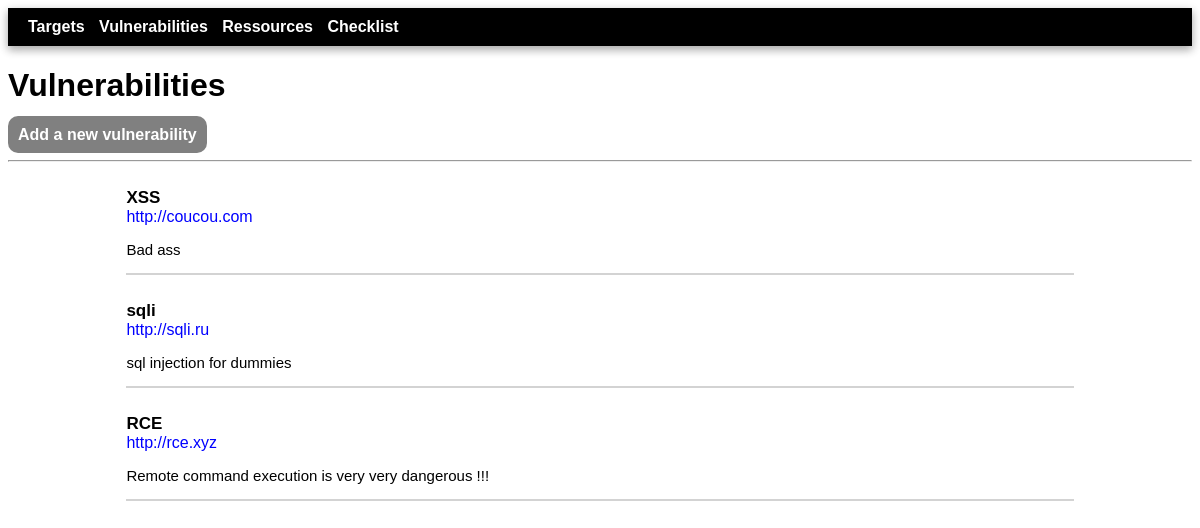
Page /vulnerabilities/ on the earlier database version.
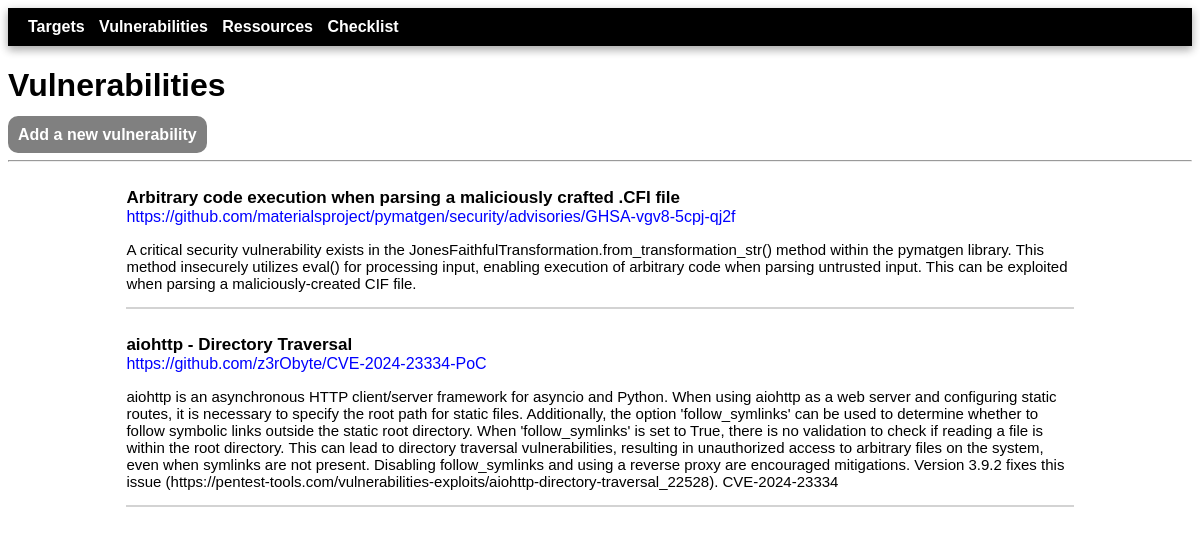
Same page on the later database version.
### tms/models.py (models this page shows, shortened)
class Vulnerability(models.Model):
    class Category(models.TextChoices):
        ENUMERATION = 'Enumeration'
        WEB_VULNERABILIY = 'Web vulnerability'
        SERVICE_VULNERABILIY = 'Service vulnerability'
        PRIVESC = 'Privesc'
        OTHER = 'Other'
    name = models.fields.CharField(max_length=200, null=True)
    url = models.fields.URLField(null=True)
    description = models.fields.CharField(max_length=1000, null=True)
    category = models.fields.CharField(choices=Category.choices, max_length=100, null=True)
    cve = models.fields.CharField(max_length=15, null=True, blank=True)

### tms/views.py (the view)
# urls.py: path('vulnerabilities/', views.vulnerabilities, name='vulnerabilities'),
def vulnerabilities(request):
    vulnerabilities = Vulnerability.objects.all()
    return render(request, 'tms/vulnerabilities.html', {'vulnerabilities' : vulnerabilities})

### tms/templates/tms/vulnerabilities.html (shortened to what this page needs)
{% extends 'tms/base.html' %}
{% block content %}
        <h1>Vulnerabilities</h1>
        <p>
            <span class="submenu"><a href="{% url 'vulnerabilities-add' %}">Add a new vulnerability</a></span>
        </p>
        <hr><br>
            {% for vulnerability in vulnerabilities %}
                <div class="vuln_list">
                    <strong style="font-size: 17px;">{{ vulnerability.name }}</strong><br>
                    <a href="{{ vulnerability.url }}" target="_blank">{{ vulnerability.url }}</a><br>
                    <p style="font-size: 15px;">{{ vulnerability.description }}</p>
                    <span class="notes_sep"><hr></span><br>
                </div>
            {% endfor %}
{% endblock %}

Differences in the rows shown:
removed Vulnerability: name "XSS", url "http://coucou.com", description "Bad ass"
removed Vulnerability: name "sqli", url "http://sqli.ru", description "sql injection for dummies"
removed Vulnerability: name "RCE", url "http://rce.xyz", description "Remote command execution is very very dangerous !!!"
added Vulnerability: name "Arbitrary code execution when parsing a maliciously crafted .CFI file", url "https://github.com/materialsproject/pymatgen/security/advisories/GHSA-vgv8-5cpj-qj2f", description "A critical security vulnerability exists in the JonesFaithfulTransformation.from_transformation_str() method within the pymatgen library. This method insecurely utilizes eval() for processing input, enabling execution of arbitrary code when parsing untrusted input. This can be exploited when parsing a maliciously-created CIF file."
added Vulnerability: name "aiohttp - Directory Traversal", url "https://github.com/z3rObyte/CVE-2024-23334-PoC", description "aiohttp is an asynchronous HTTP client/server framework for asyncio and Python. When using aiohttp as a web server and configuring static routes, it is necessary to specify the root path for static files. Additionally, the option 'follow_symlinks' can be used to determine whether to follow symbolic links outside the static root directory. When 'follow_symlinks' is set to True, there is no validation to check if reading a file is within the root directory. This can lead to directory traversal vulnerabilities, resulting in unauthorized access to arbitrary files on the system, even when symlinks are not present. Disabling follow_symlinks and using a reverse proxy are encouraged mitigations.…"
